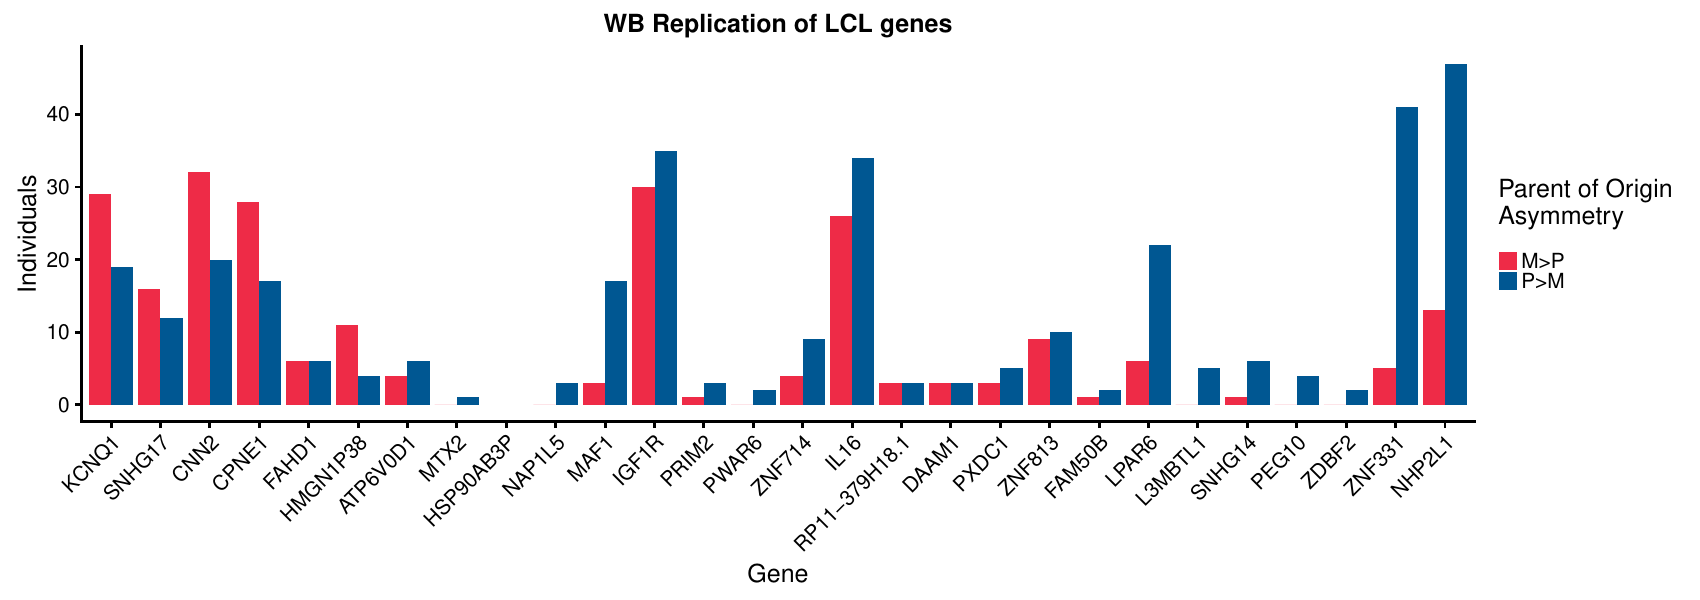

Generate this figure with R:
library(ggplot2)
library(reshape2)
library(cowplot2)
theme_set(theme_cowplot(font_size = 18, line_size = 1))


LCL <- read.table("Zall3.txt", header=T)
WB <- read.table("WB_Zall3.txt", header = T)
colnames(LCL)[5] <- "genename"
LCL$diff=LCL$greater0-LCL$less0
LCL2 <- LCL[,c(2,3,5)]
LCL3 <- melt(LCL2, id="genename")
LCL3$diff=LCL$diff
LCL3$genename <- reorder(LCL3$genename, LCL3$diff)
pdf("LCL_WBreplication.pdf", width=17, height=6)
ggplot(LCL3, aes(genename, value, fill=variable))+
  geom_bar(stat="identity", position="dodge")+
  theme(axis.text.x = element_text(angle = 45, hjust = 1))+
  labs(x="Gene", title="LCL", y="Individuals")+
  scale_fill_manual(values=c( "#EE2B47","#005792"),
                    name="Parent of Origin \nAsymmetry",
                    breaks=c("less0", "greater0"),
                    labels=c("M>P", "P>M"))
dev.off()

WB$diff=WB$greater0-WB$less0
WB2 <- WB[,c(2,3,5)]
WB3 <- WB2[match(LCL$genename,WB2$genename ),]
WB4 <- melt(WB3, id="genename")
WB4$diff <- LCL3$diff
WB4$genename <- reorder(WB4$genename, WB4$diff)
pdf("WBreplication.pdf", width=17, height=6)
ggplot(WB4, aes(genename, value, fill=variable))+
  geom_bar(stat="identity", position="dodge")+
  theme(axis.text.x = element_text(angle = 45, hjust = 1))+
  labs(x="Gene", title="WB Replication of LCL genes", y="Individuals")+
  scale_fill_manual(values=c( "#EE2B47","#005792"),
                    name="Parent of Origin \nAsymmetry",
                    breaks=c("less0", "greater0"),
                    labels=c("M>P", "P>M"))
dev.off()

